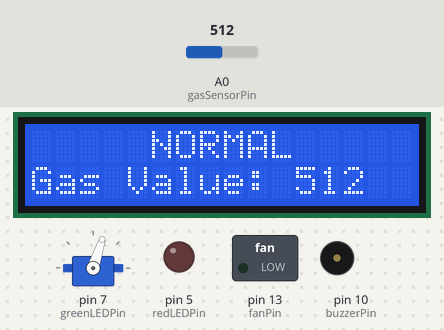
Recording of a sketch running on a simulated Arduino Uno, built with avr-gcc and run on an emulated ATmega328P. Shown: servo, 16×2 character LCD, switched loads named in the sketch (green lamp = pin HIGH), output pins drawn as LEDs (lit = HIGH), buzzer (waves = sounding). The inputs (shaded band) are chosen by the test bench; at power-on: A0 (gasSensorPin) = 512. Pins used as bus, display or sensor lines are not drawn; what the sketch prints to the serial monitor is not drawn.

Above: at 1.3 s.
1.4 s: A0 (gasSensorPin) set to 217
At 4.4 s:
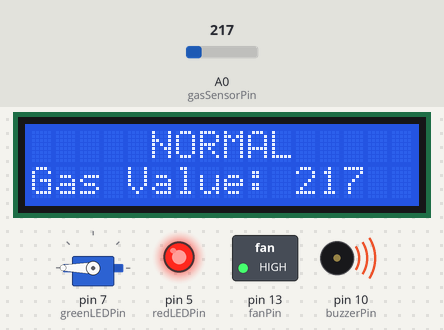
5.1 s: A0 (gasSensorPin) set to 184
At 6.46 s:
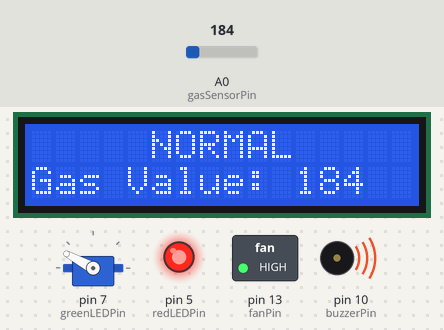
8.7 s: A0 (gasSensorPin) set to 210
At 13.3 s:
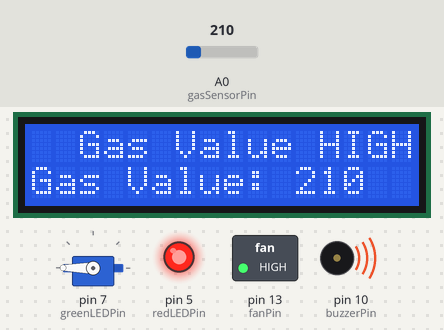
Timing chart, 0 to 14.8 s (numbered marks = the images above; inputs shaded):
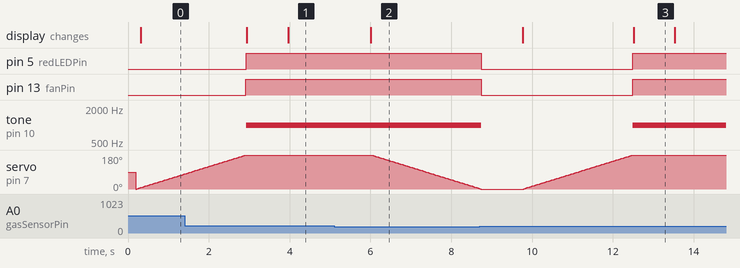

Measured:
- the behaviour switches between 201 and 200 on A0 (gasSensorPin) (found by bisection; images 1 and 2)
- after the input at 1.4 s, the display: first differs from a run without the input after 2.6 s (image 1)
- after the input at 5.1 s, servo on pin 7 (greenLEDPin): moves from 180° to 2° over 2.7 s, starting after 0.94 s; the display: changes after 0.91 s (image 2)
- after the input at 8.7 s, the display: first changes after 1.1 s (image 3 shows a later state)
- what the display in image 3 shows lasts 1.0 s, from 12.5 s to 13.5 s

The sketch:

GAS_DETECTOR.ino
```cpp
#include <Wire.h>
#include <LiquidCrystal_I2C.h>
#include <SoftwareSerial.h>
#include <Servo.h>

Servo myservo;  // create servo object to control a servo
int pos = 0;    // variable to store the servo position
bool servoRotated = false; // flag to track servo rotation

// Gas sensor pin
const int gasSensorPin = A0;

// Fan control pins
const int fanPin = 13; // PWM pin for fan speed control

// Buzzer pin
const int buzzerPin = 10;

// LED pins
const int greenLEDPin = 7;
const int redLEDPin = 5;

// Gas threshold value
const int gasThreshold = 200; // Change this threshold as needed

// Initialize the LCD with the I2C address 0x27, 16 columns, and 2 rows
LiquidCrystal_I2C lcd(0x27, 16, 2);

void setup() {
  // Initialize serial communication
  myservo.attach(7);  // attaches the servo on pin 7 to the servo object
  Serial.begin(9600);    // Setting the baud rate of Serial Monitor (Arduino)
  pinMode(fanPin, OUTPUT); // Set fan pin as output
  pinMode(buzzerPin, OUTPUT); // Set buzzer pin as output
  pinMode(greenLEDPin, OUTPUT); // Set green LED pin as output
  pinMode(redLEDPin, OUTPUT); // Set red LED pin as output


  delay(100);

  // Initialize the LCD

  lcd.begin();
  lcd.clear();
}

void loop() {
  // Read the gas sensor value

  int gasValue = analogRead(gasSensorPin);

  // Print the gas value to serial monitor
  Serial.print("Gas Value: ");
  Serial.println(gasValue);

  // Print the gas value to LCD
  lcd.clear();
  lcd.setCursor(4,0);
  lcd.print(" NORMAL");
  lcd.setCursor(0, 1);
  lcd.print("Gas Value: ");
  lcd.print(gasValue);

  // Check if gas value is above threshold
  if (gasValue > gasThreshold && !servoRotated) {
    // If gas value is above threshold and servo hasn't rotated yet, rotate servo
    for (pos = 0; pos <= 180; pos += 1) {
      myservo.write(pos);  // tell servo to go to position in variable 'pos'
      delay(15);           // waits 15 ms for the servo to reach the position
    }
    servoRotated = true; // Set flag to indicate servo rotation

    analogWrite(fanPin, 255); // Start the fan at maximum speed
    lcd.setCursor(2, 0);
    Serial.println("Fan ON");

    // Turn on red LED and buzzer
    digitalWrite(redLEDPin, HIGH);
    digitalWrite(greenLEDPin, LOW);
    tone(buzzerPin, 1000); // Start buzzing

    lcd.print("Gas Value HIGH: ");
    lcd.print(gasValue);

  } else if (gasValue <= gasThreshold && servoRotated) {
    // If gas value is below threshold and servo has rotated, reset servo position
    for (pos = 180; pos >= 0; pos -= 1) {
      myservo.write(pos);  // tell servo to go to position in variable 'pos'
      delay(15);           // waits 15 ms for the servo to reach the position
    }
    servoRotated = false; // Reset flag

    analogWrite(fanPin, 0); // Stop the fan
    Serial.println("Fan OFF");

    // Turn on green LED and turn off buzzer
    digitalWrite(greenLEDPin, HIGH);
    digitalWrite(redLEDPin, LOW);
    noTone(buzzerPin); // Stop buzzing
  }

  // Add some delay to prevent rapid readings
  delay(1000); // Adjust delay as needed
}
```
